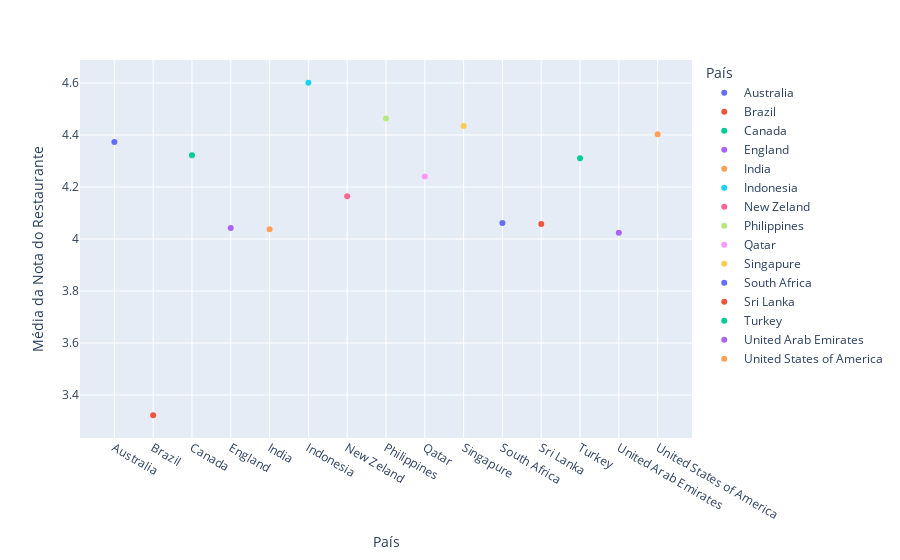

Notebook code for this chart:
### Markdown cell above
<a id="549"></a>
## <b style="color:#D2BA9E; font-size:80%">5. <span style='color:#1F2E55'> Média de Notas para os restaurantes</span></b>

### Code cell
cols = ['aggregate_rating', 'country']

aux= df2.loc[:, cols].groupby('country').mean().reset_index()

fig = px.scatter(aux, 
           x='country', 
           y='aggregate_rating', 
           color='country', 
           labels={'country':'País','aggregate_rating':'Média da Nota do Restaurante'} )

fig.show()

### Figure 1 — Plotly figure (JSON) as saved in the notebook; plotly's stock layout.template omitted (floating-point values rounded to 4 significant figures)
{"data": [{"hovertemplate": "País=%{x}<br>Média da Nota do Restaurante=%{y}<extra></extra>", "legendgroup": "Australia", "marker": {"color": "#636efa", "symbol": "circle"}, "mode": "markers", "name": "Australia", "orientation": "v", "showlegend": true, "type": "scatter", "x": ["Australia"], "xaxis": "x", "y": [4.373], "yaxis": "y"}, {"hovertemplate": "País=%{x}<br>Média da Nota do Restaurante=%{y}<extra></extra>", "legendgroup": "Brazil", "marker": {"color": "#EF553B", "symbol": "circle"}, "mode": "markers", "name": "Brazil", "orientation": "v", "showlegend": true, "type": "scatter", "x": ["Brazil"], "xaxis": "x", "y": [3.322], "yaxis": "y"}, {"hovertemplate": "País=%{x}<br>Média da Nota do Restaurante=%{y}<extra></extra>", "legendgroup": "Canada", "marker": {"color": "#00cc96", "symbol": "circle"}, "mode": "markers", "name": "Canada", "orientation": "v", "showlegend": true, "type": "scatter", "x": ["Canada"], "xaxis": "x", "y": [4.322], "yaxis": "y"}, {"hovertemplate": "País=%{x}<br>Média da Nota do Restaurante=%{y}<extra></extra>", "legendgroup": "England", "marker": {"color": "#ab63fa", "symbol": "circle"}, "mode": "markers", "name": "England", "orientation": "v", "showlegend": true, "type": "scatter", "x": ["England"], "xaxis": "x", "y": [4.042], "yaxis": "y"}, {"hovertemplate": "País=%{x}<br>Média da Nota do Restaurante=%{y}<extra></extra>", "legendgroup": "India", "marker": {"color": "#FFA15A", "symbol": "circle"}, "mode": "markers", "name": "India", "orientation": "v", "showlegend": true, "type": "scatter", "x": ["India"], "xaxis": "x", "y": [4.037], "yaxis": "y"}, {"hovertemplate": "País=%{x}<br>Média da Nota do Restaurante=%{y}<extra></extra>", "legendgroup": "Indonesia", "marker": {"color": "#19d3f3", "symbol": "circle"}, "mode": "markers", "name": "Indonesia", "orientation": "v", "showlegend": true, "type": "scatter", "x": ["Indonesia"], "xaxis": "x", "y": [4.601], "yaxis": "y"}, {"hovertemplate": "País=%{x}<br>Média da Nota do Restaurante=%{y}<extra></extra>", "legendgroup": "New Zeland", "marker": {"color": "#FF6692", "symbol": "circle"}, "mode": "markers", "name": "New Zeland", "orientation": "v", "showlegend": true, "type": "scatter", "x": ["New Zeland"], "xaxis": "x", "y": [4.164], "yaxis": "y"}, {"hovertemplate": "País=%{x}<br>Média da Nota do Restaurante=%{y}<extra></extra>", "legendgroup": "Philippines", "marker": {"color": "#B6E880", "symbol": "circle"}, "mode": "markers", "name": "Philippines", "orientation": "v", "showlegend": true, "type": "scatter", "x": ["Philippines"], "xaxis": "x", "y": [4.464], "yaxis": "y"}, {"hovertemplate": "País=%{x}<br>Média da Nota do Restaurante=%{y}<extra></extra>", "legendgroup": "Qatar", "marker": {"color": "#FF97FF", "symbol": "circle"}, "mode": "markers", "name": "Qatar", "orientation": "v", "showlegend": true, "type": "scatter", "x": ["Qatar"], "xaxis": "x", "y": [4.24], "yaxis": "y"}, {"hovertemplate": "País=%{x}<br>Média da Nota do Restaurante=%{y}<extra></extra>", "legendgroup": "Singapure", "marker": {"color": "#FECB52", "symbol": "circle"}, "mode": "markers", "name": "Singapure", "orientation": "v", "showlegend": true, "type": "scatter", "x": ["Singapure"], "xaxis": "x", "y": [4.435], "yaxis": "y"}, {"hovertemplate": "País=%{x}<br>Média da Nota do Restaurante=%{y}<extra></extra>", "legendgroup": "South Africa", "marker": {"color": "#636efa", "symbol": "circle"}, "mode": "markers", "name": "South Africa", "orientation": "v", "showlegend": true, "type": "scatter", "x": ["South Africa"], "xaxis": "x", "y": [4.062], "yaxis": "y"}, {"hovertemplate": "País=%{x}<br>Média da Nota do Restaurante=%{y}<extra></extra>", "legendgroup": "Sri Lanka", "marker": {"color": "#EF553B", "symbol": "circle"}, "mode": "markers", "name": "Sri Lanka", "orientation": "v", "showlegend": true, "type": "scatter", "x": ["Sri Lanka"], "xaxis": "x", "y": [4.058], "yaxis": "y"}, {"hovertemplate": "País=%{x}<br>Média da Nota do Restaurante=%{y}<extra></extra>", "legendgroup": "Turkey", "marker": {"color": "#00cc96", "symbol": "circle"}, "mode": "markers", "name": "Turkey", "orientation": "v", "showlegend": true, "type": "scatter", "x": ["Turkey"], "xaxis": "x", "y": [4.31], "yaxis": "y"}, {"hovertemplate": "País=%{x}<br>Média da Nota do Restaurante=%{y}<extra></extra>", "legendgroup": "United Arab Emirates", "marker": {"color": "#ab63fa", "symbol": "circle"}, "mode": "markers", "name": "United Arab Emirates", "orientation": "v", "showlegend": true, "type": "scatter", "x": ["United Arab Emirates"], "xaxis": "x", "y": [4.024], "yaxis": "y"}, {"hovertemplate": "País=%{x}<br>Média da Nota do Restaurante=%{y}<extra></extra>", "legendgroup": "United States of America", "marker": {"color": "#FFA15A", "symbol": "circle"}, "mode": "markers", "name": "United States of America", "orientation": "v", "showlegend": true, "type": "scatter", "x": ["United States of America"], "xaxis": "x", "y": [4.403], "yaxis": "y"}], "layout": {"legend": {"title": {"text": "País"}, "tracegroupgap": 0}, "margin": {"t": 60}, "xaxis": {"anchor": "y", "categoryarray": ["Australia", "Brazil", "Canada", "England", "India", "Indonesia", "New Zeland", "Philippines", "Qatar", "Singapure", "South Africa", "Sri Lanka", "Turkey", "United Arab Emirates", "United States of America"], "categoryorder": "array", "domain": [0, 1], "title": {"text": "País"}}, "yaxis": {"anchor": "x", "domain": [0, 1], "title": {"text": "Média da Nota do Restaurante"}}}}
